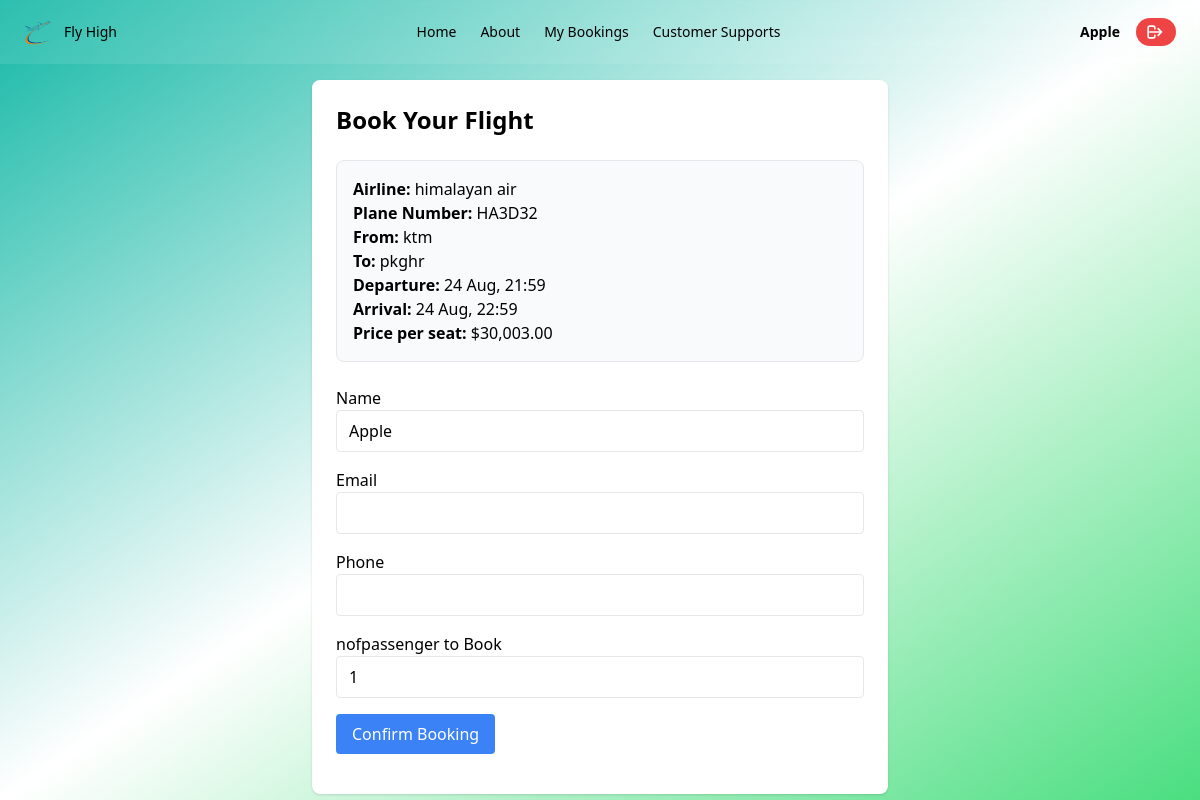
Screenshot of /client/pages/booking.php?flight_id=27 (signed in) with the database file from the repository.
### tables this page shows
CREATE TABLE `flights` (
  `flight_id` int(11) NOT NULL,
  `airline_id` int(11) NOT NULL,
  `plane_id` int(11) NOT NULL,
  `origin` varchar(100) NOT NULL,
  `destination` varchar(100) NOT NULL,
  `departure_time` datetime NOT NULL,
  `arrival_time` datetime NOT NULL,
  `total_seats` int(11) NOT NULL,
  `price` int(11) NOT NULL,
  `booked_seats` int(11) NOT NULL DEFAULT 0
);

CREATE TABLE `airlines` (
  `airline_id` int(11) NOT NULL,
  `airline_name` varchar(100) NOT NULL,
  `added_by` int(11) NOT NULL
);

CREATE TABLE `planes` (
  `plane_id` int(11) NOT NULL,
  `airline_id` int(11) NOT NULL,
  `plane_number` varchar(20) NOT NULL,
  `capacity` int(11) NOT NULL,
  `added_by` int(11) NOT NULL
);

### client/pages/booking.php (the view, shortened to what this page needs)
<?php
require_once '../../db.php';
include '../components/navbar.php';
$username = $_SESSION['username'];
$flight_id = intval($_GET['flight_id']);
$selectednofpassenger = isset($_GET['nofpassenger']) ? intval($_GET['nofpassenger']) : 1;
$stmt = $conn->prepare("SELECT f.*, a.airline_name, p.plane_number
                        FROM flights f
                        JOIN airlines a ON f.airline_id = a.airline_id
                        JOIN planes p ON f.plane_id = p.plane_id
                        WHERE f.flight_id = ?");
$stmt->bind_param("i", $flight_id);
$stmt->execute();
$result = $stmt->get_result();
$flight = $result->fetch_assoc();
$bookingSuccess = false;
?>
<!DOCTYPE html>
<html lang="en">
<head>
    <script src="https://cdn.tailwindcss.com"></script>
</head>
<body class="bg-gradient-to-br from-teal-500 via-white/5 to-green-400 ">
    <div class="max-w-xl mx-auto bg-white shadow rounded-lg p-6 mt-20">
        <h1 class="text-2xl font-bold mb-6">Book Your Flight</h1>
        <div class="mb-6 p-4 border rounded-lg bg-gray-50">
            <p><strong>Airline:</strong> <?= htmlspecialchars($flight['airline_name']) ?></p>
            <p><strong>Plane Number:</strong> <?= htmlspecialchars(strtoupper($flight['plane_number'])) ?></p>
            <p><strong>From:</strong> <?= htmlspecialchars($flight['origin']) ?></p>
            <p><strong>To:</strong> <?= htmlspecialchars($flight['destination']) ?></p>
            <p><strong>Departure:</strong> <?= date('j M, H:i', strtotime($flight['departure_time'])) ?></p>
            <p><strong>Arrival:</strong> <?= date('j M, H:i', strtotime($flight['arrival_time'])) ?></p>
            <p><strong>Price per seat:</strong> $<?= number_format($flight['price'], 2) ?></p>
        </div>
        <?php if (!$bookingSuccess): ?>
            <form method="post" class="space-y-4">
                <div>
                    <label class="block font-medium">Name</label>
                    <input type="text" name="passenger_name" required readonly class="w-full border rounded px-3 py-2"
                        value="<?= htmlspecialchars($username) ?>">
                </div>
                <div>
                    <label class="block font-medium">Email</label>
                    <input type="email" name="passenger_email" required class="w-full border rounded px-3 py-2">
                </div>
                <div>
                    <label class="block font-medium">Phone</label>
                    <input type="tel" name="passenger_phone" required pattern="[0-9]{10}" maxlength="10"
                        oninput="this.value = this.value.replace(/[^0-9]/g, '')" class="w-full border rounded px-3 py-2"
                        title="Phone number must be exactly 10 digits">
                </div>
                <div>
                    <label class="block font-medium">nofpassenger to Book</label>
                    <input type="number" name="nofpassenger_booked" min="1" value="<?= $selectednofpassenger ?>" required
                        class="w-full border rounded px-3 py-2">
                </div>
                <button type="submit" class="bg-blue-500 text-white px-4 py-2 rounded">Confirm Booking</button>
            </form>
        <?php endif; ?>
    </div>
</body>
</html>

### rows the page displays
flights: airline.airline_name "himalayan air", plane.plane_number "HA3D32", origin "ktm", destination "pkghr", departure_time "24 Aug, 21:59", arrival_time "24 Aug, 22:59", price "30,003.00"

### other values shown
$_SESSION['username'] "Apple"
